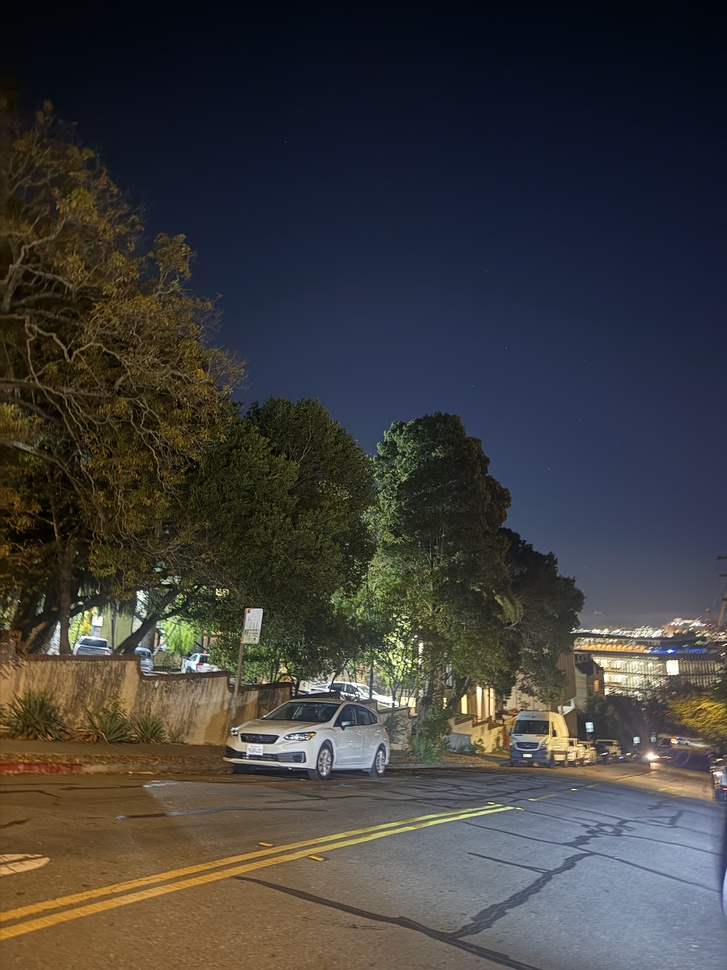
#> input picture project4/images/street_04.jpg, 727 x 970 px, shrunk from 3024 x 4032 before the run
$ python street.py
#> lines starting #> are read from the running program, lines starting #| are printed output that depends on the picture
import numpy as np
import matplotlib.pyplot as plt
from main import pick_points, computeH, blend_images


def _load_or_pick(path, a, b, im_a, im_b, label):
    try:
        with np.load(path) as d:
            return d["pts1"], d["pts2"]
    except FileNotFoundError:
        pa = pick_points(im_a, f"{label[0]}: 12 shared features", count=12)
        pb = pick_points(im_b, f"{label[1]}: same 12, same order", count=12)
        computeH(pa, pb)
        np.savez(path, pts1=pa, pts2=pb)
        return pa, pb


if __name__ == "__main__":
    code_dir = __file__.rsplit("/", 1)[0]
    im04 = plt.imread(f"{code_dir}/../images/street_04.jpg")
#> im04 is the input picture: shape (970, 727, 3); mean R, G, B 63, 61.7, 60.1
    im02 = plt.imread(f"{code_dir}/../images/street_02.jpg")
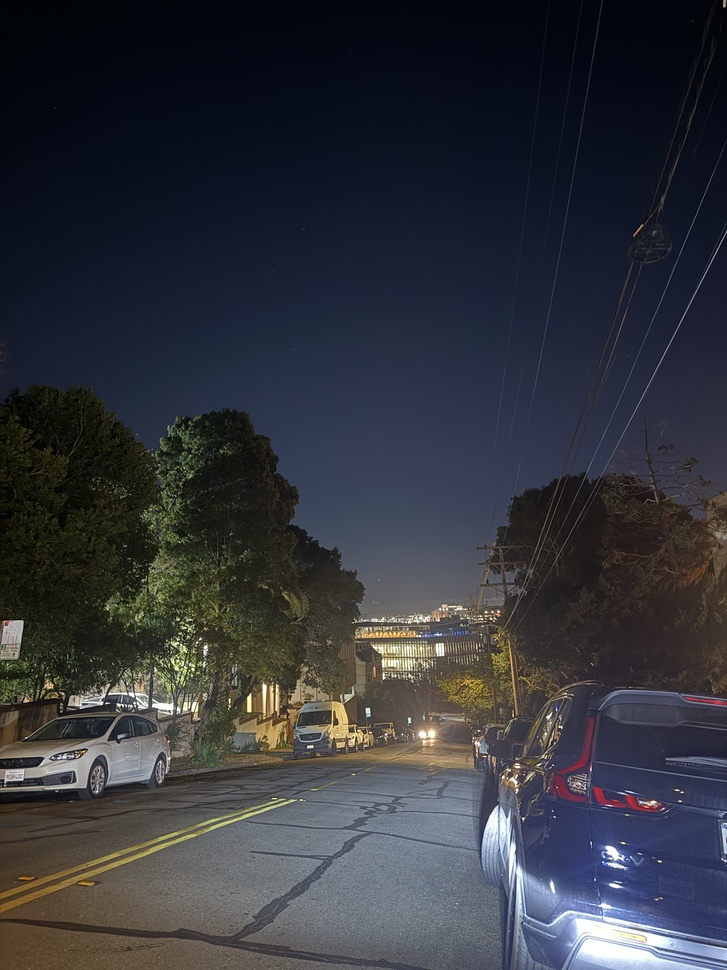
#> input picture project4/images/street_02.jpg, 727 x 970 px, shrunk from 3024 x 4032 before the run
#> im02 is the input picture: shape (970, 727, 3); mean R, G, B 50.5, 52.6, 59.6
    im01 = plt.imread(f"{code_dir}/../images/street_01.jpg")
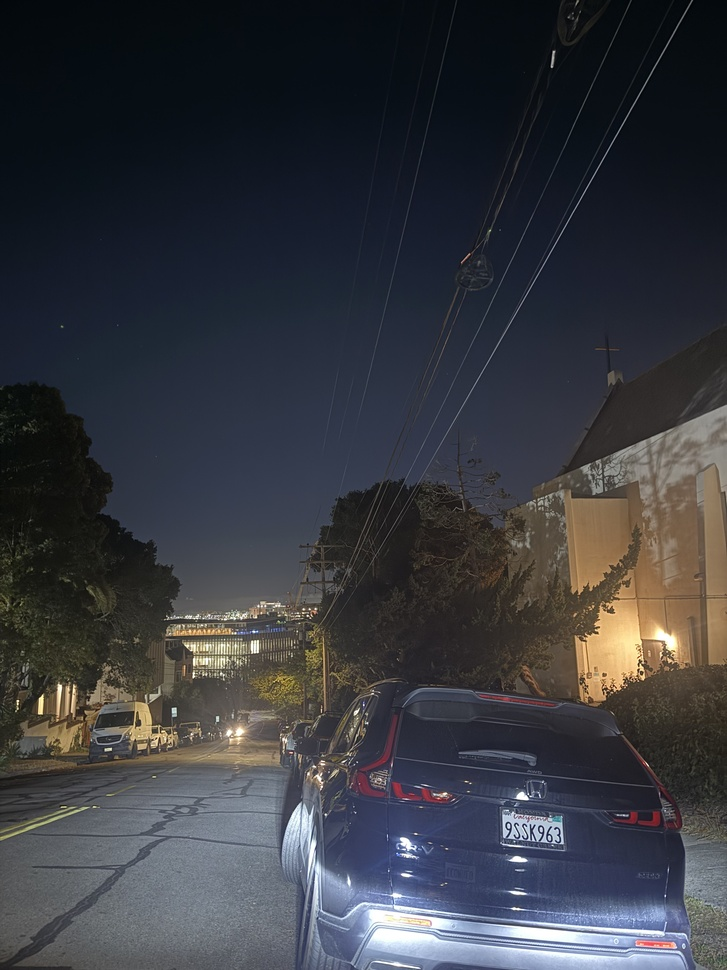
#> input picture project4/images/street_01.jpg, 727 x 970 px, shrunk from 3024 x 4032 before the run
#> im01 is the input picture: shape (970, 727, 3); mean R, G, B 55.7, 57.5, 63.3
#> (the run stopped early here; a loop or call above may not have finished)
